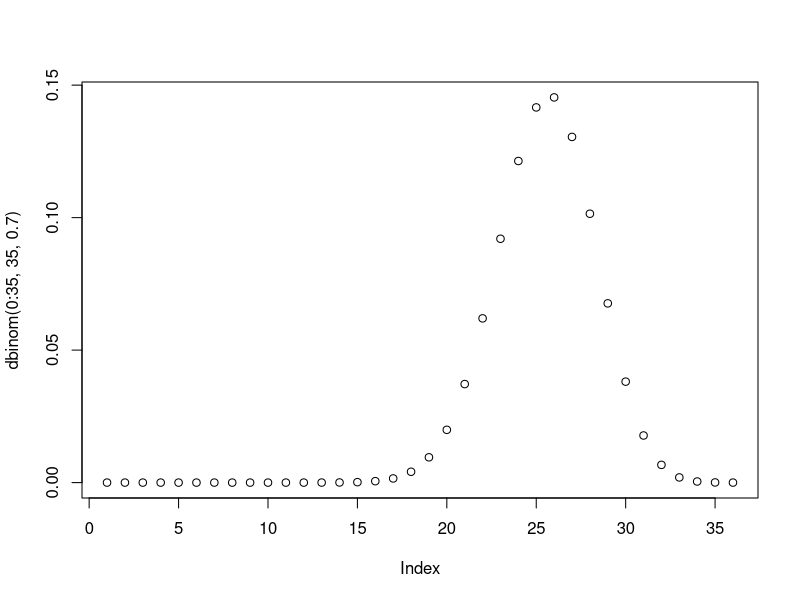
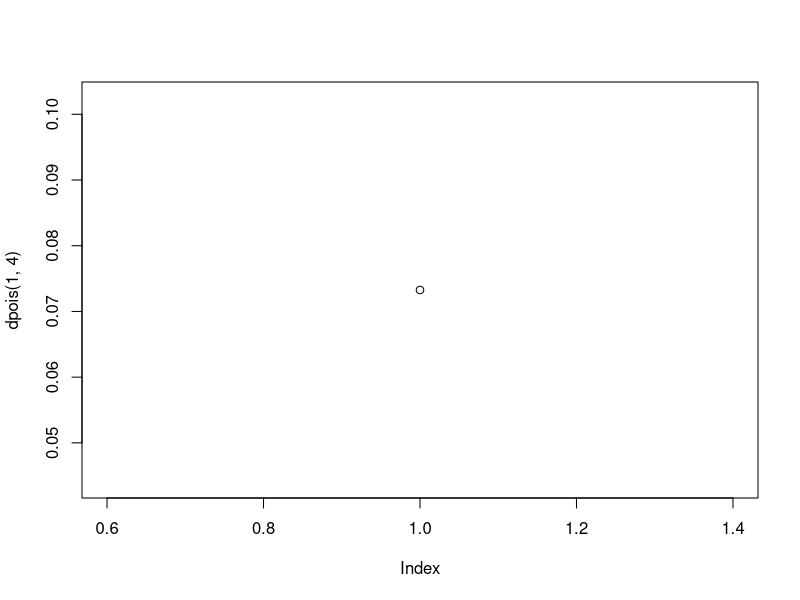
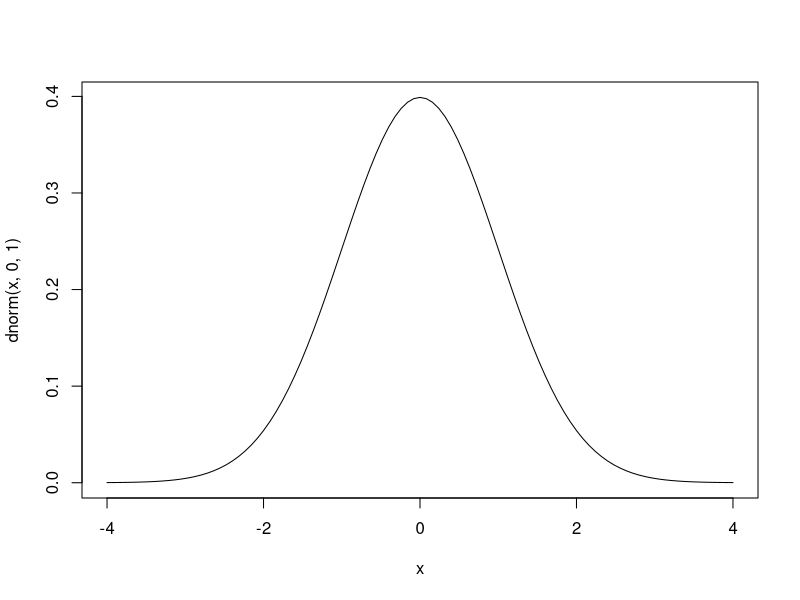

The R script that drew these images, in order:
# x ~ Bi(35, 0.7)
# Искаме P(21 < x <= 30) = P(22 <= x <= 30) = 77

pbinom(30, 35, 0.7) - pbinom(21, 35, 0.7)
sum(dbinom(22:30, 35, 0.7))

plot(dbinom(0:35, 35, 0.7))

qpois(0.483, 4)
ppois(4, 4)
ppois(3, 4)
plot(dpois(1 ,4))


curve(dnorm(x, 0, 1), -4, 4)

pnorm(qnorm(0.36, 0, 1))

# P(Z > 1)
1 - pnorm(1, 0, 1)

pnorm(1, 0, 1, lower.tail = FALSE)
qnorm(0.35)

area = pnorm(0.1, 0, 1) + 0.2
qnorm(area)

1 - pexp(5, 5)


runif(10, 0, 10)

